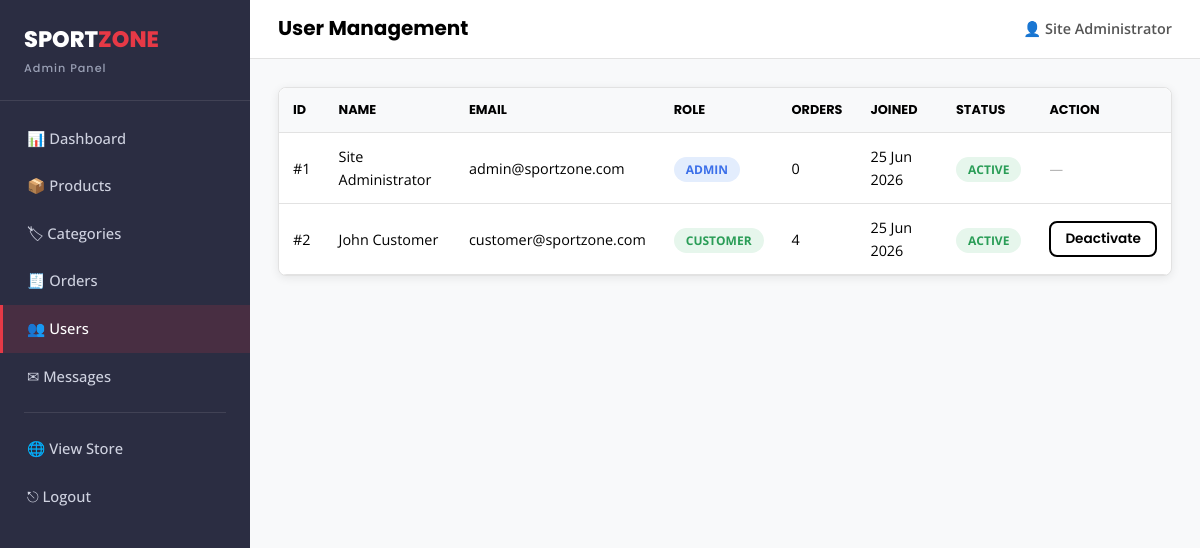
The page /admin/users.php (signed in) on the database its author committed.
### tables this page shows
CREATE TABLE users (
    user_id      INT AUTO_INCREMENT PRIMARY KEY,
    full_name    VARCHAR(100) NOT NULL,
    email        VARCHAR(100) NOT NULL UNIQUE,
    password     VARCHAR(255) NOT NULL,
    phone        VARCHAR(20)  DEFAULT NULL,
    address      VARCHAR(255) DEFAULT NULL,
    role         ENUM('customer','admin') NOT NULL DEFAULT 'customer',
    status       ENUM('active','inactive') NOT NULL DEFAULT 'active',
    created_at   TIMESTAMP DEFAULT CURRENT_TIMESTAMP
);

### includes/functions.php (called while the page is built, shortened)
<?php
function sanitize($data) {
    return htmlspecialchars(trim($data), ENT_QUOTES, 'UTF-8');
}

### admin/users.php (the view, shortened to what this page needs)
<?php
require_once __DIR__ . '/../includes/db_connect.php';
require_once __DIR__ . '/../includes/functions.php';
$users = $conn->query("SELECT u.*,
    (SELECT COUNT(*) FROM orders o WHERE o.user_id = u.user_id) AS order_count
    FROM users u ORDER BY u.created_at DESC");
include __DIR__ . '/includes/admin_header.php';
?>
<div class="panel" style="padding:0;">
    <div class="table-wrap" style="border:none;">
        <table class="data-table">
            <thead>
                <tr><th>ID</th><th>Name</th><th>Email</th><th>Role</th><th>Orders</th><th>Joined</th><th>Status</th><th>Action</th></tr>
            </thead>
            <tbody>
            <?php while ($u = $users->fetch_assoc()): ?>
                <tr>
                    <td>#<?= $u['user_id'] ?></td>
                    <td><?= sanitize($u['full_name']) ?></td>
                    <td><?= sanitize($u['email']) ?></td>
                    <td><span class="status-badge <?= $u['role'] === 'admin' ? 'status-processing' : 'status-delivered' ?>"><?= ucfirst($u['role']) ?></span></td>
                    <td><?= $u['order_count'] ?></td>
                    <td><?= date('d M Y', strtotime($u['created_at'])) ?></td>
                    <td><span class="status-badge <?= $u['status'] === 'active' ? 'status-delivered' : 'status-cancelled' ?>"><?= ucfirst($u['status']) ?></span></td>
                    <td>
                        <?php if ($u['role'] === 'customer'): ?>
                            <form method="POST" action="users.php" onsubmit="return confirm('Change this user\'s status?')">
                                <button type="submit" class="btn btn-outline btn-sm"><?= $u['status'] === 'active' ? 'Deactivate' : 'Activate' ?></button>
                            </form>
                        <?php else: ?>
                            <span style="color:#aaa; font-size:0.85rem;">—</span>
                        <?php endif; ?>
                    </td>
                </tr>
            <?php endwhile; ?>
            </tbody>
        </table>
    </div>
</div>
<?php include __DIR__ . '/includes/admin_footer.php'; ?>

### assets/css/style.css (style rules this page uses)
:root { --color-primary: #000000; --color-white: #ffffff; --color-accent: #E63946; --color-accent-dark: #c92a37; --color-secondary: #2B2D42; --color-bg-light: #F8F9FA; --color-border: #e2e2e2; --color-success: #2a9d57; --color-warning: #e9a23b; --color-danger: #d9363e; --font-heading: 'Poppins', sans-serif; --font-body: 'Open Sans', sans-serif; --radius: 8px; --shadow: 0 2px 10px rgba(0,0,0,0.08); --shadow-hover: 0 8px 20px rgba(0,0,0,0.15); --transition: all 0.2s ease-in-out; }
* { margin: 0; padding: 0; box-sizing: border-box; }
html { scroll-behavior: smooth; }
body { font-family: var(--font-body); color: var(--color-primary); background: var(--color-white); line-height: 1.6; }
button { font-family: var(--font-body); cursor: pointer; border: none; }
.btn { display: inline-block; padding: 12px 28px; border-radius: var(--radius); font-family: var(--font-heading); font-weight: 600; font-size: 0.95rem; transition: var(--transition); text-align: center; }
.btn-outline { background: transparent; border: 2px solid var(--color-primary); color: var(--color-primary); }
.btn-sm { padding: 6px 14px; font-size: 0.85rem; }
.data-table { width: 100%; border-collapse: collapse; background: var(--color-white); }
.data-table th, .data-table td { padding: 12px 14px; text-align: left; border-bottom: 1px solid var(--color-border); font-size: 0.9rem; }
.data-table th { background: var(--color-bg-light); font-family: var(--font-heading); font-size: 0.8rem; text-transform: uppercase; }
.status-badge { padding: 4px 12px; border-radius: 20px; font-size: 0.75rem; font-weight: 700; text-transform: uppercase; }
.status-processing { background: #e3edfd; color: #3b6fe9; }
.status-delivered { background: #e6f6ec; color: var(--color-success); }
.panel { background: var(--color-white); border: 1px solid var(--color-border); border-radius: var(--radius); padding: 24px; margin-bottom: 24px; box-shadow: var(--shadow); }
.table-wrap { overflow-x: auto; border-radius: var(--radius); border: 1px solid var(--color-border); }

### assets/css/admin.css (style rules this page uses)
.admin-body { background: var(--color-bg-light); }

### rows shown on the page
users: user_id "1", full_name "Site Administrator", email "admin@sportzone.com", role "ADMIN", order_count "0", created_at "25 Jun 2026", status "ACTIVE"
users: user_id "2", full_name "John Customer", email "customer@sportzone.com", role "CUSTOMER", order_count "4", created_at "25 Jun 2026", status "ACTIVE", shows "Deactivate"

### other values the page prints
$page_title "User Management"
$admin_name "Site Administrator"
